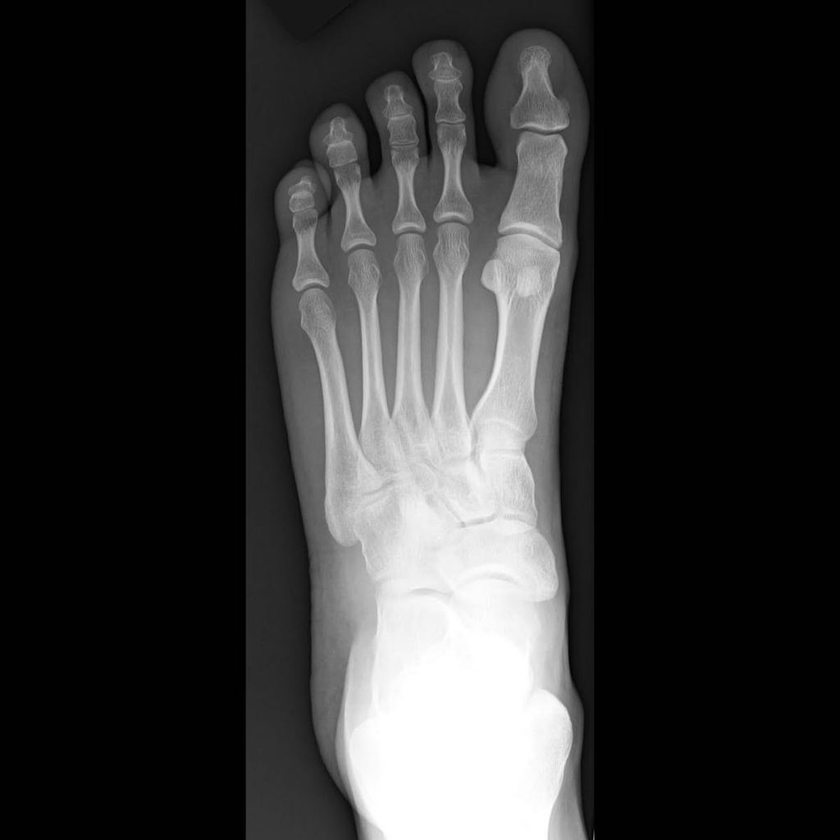
#> input picture images/1024 x 1024 (1).png, 840 x 840 px, shrunk from 1024 x 1024 before the run; its folder holds 4 pictures in this run
$ python contrast_analysis.py   (older library calls are emulated)
#> lines starting #> are read from the running program, lines starting #| are printed output that depends on the picture
import numpy as np
from skimage.feature import graycomatrix, graycoprops
from skimage import io, color

def contrast_analysis(fname):
    # Load the image and convert it to grayscale
#> called with fname = 'images/1024 x 1024 (1).png'
    image = io.imread(fname)
#> image is the input picture: shape (840, 840); min 0, max 255, mean 52.8
    try:
        image_gray = color.rgb2gray(image)
    except:
        image_gray = image
    image_gray_uint = (image_gray * 255).astype(np.uint8)
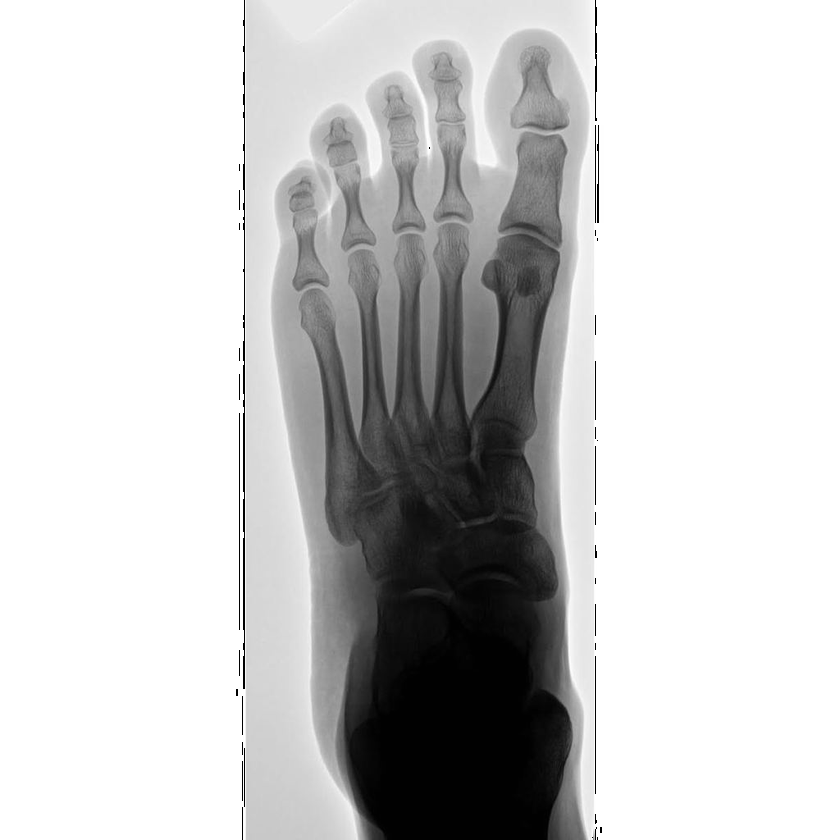
#> image_gray_uint: shape (840, 840); min 0, max 255, mean 202.3

    # Calculate the GLCM matrix with distances of 1 pixel and angles of 0, 45, 90, and 135 degrees
    distances = [1]
    angles = [0, np.pi/4, np.pi/2, 3*np.pi/4]
    glcm = graycomatrix(image_gray_uint, distances=distances, angles=angles, levels=256, symmetric=True, normed=True)

    # Calculate the contrast of the image using the GLCM for each angle
    contrasts = [graycoprops(glcm, 'contrast')[0, 0] for angle in angles]
#> contrasts = [364, 364, 364, 364]

    # Calculate the average contrast from the four angles
    average_contrast = np.mean(contrasts)
#> average_contrast = 364

    return average_contrast/255

if __name__=='__main__':
    import os
    print("ORIGINAL IMAGE CONTRAST: ")
    for i in os.listdir('images'):
        print(i + ': ' + str(contrast_analysis('images/'+i)))
#> pass 2 of the loop `for i in os.listdir('images'):`:
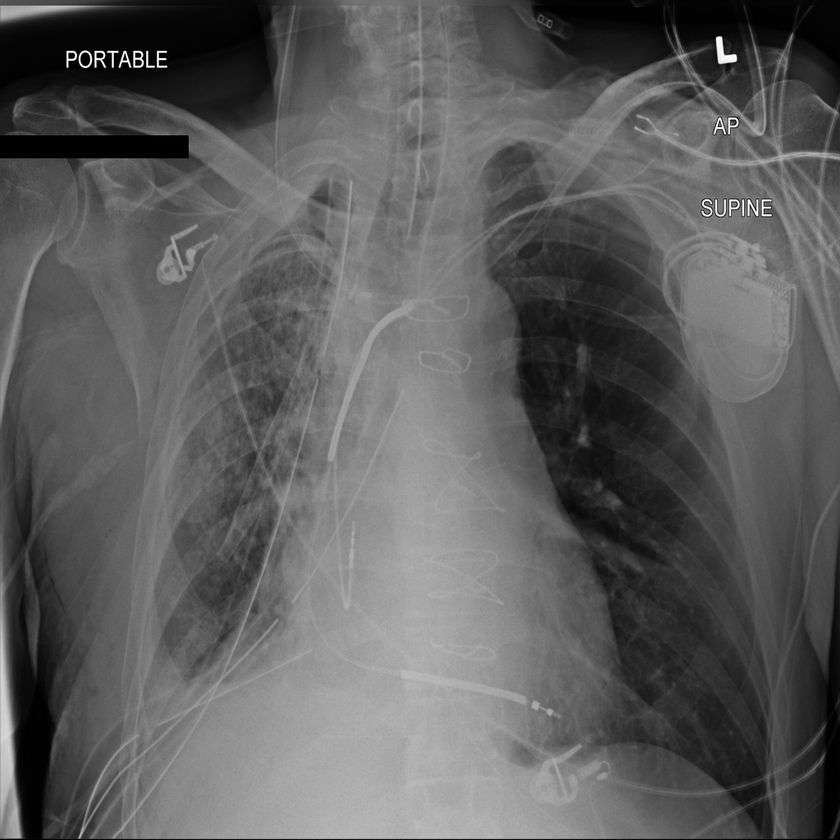
#> input picture images/1024 x 1024 (2).png, 840 x 840 px, shrunk from 1024 x 1024 before the run
#> in contrast_analysis, image is the input picture: shape (840, 840); min 0, max 255, mean 93.6
#> in contrast_analysis (call 2), `image_gray_uint = (image_gray * 255).astype(np.uint8)`:
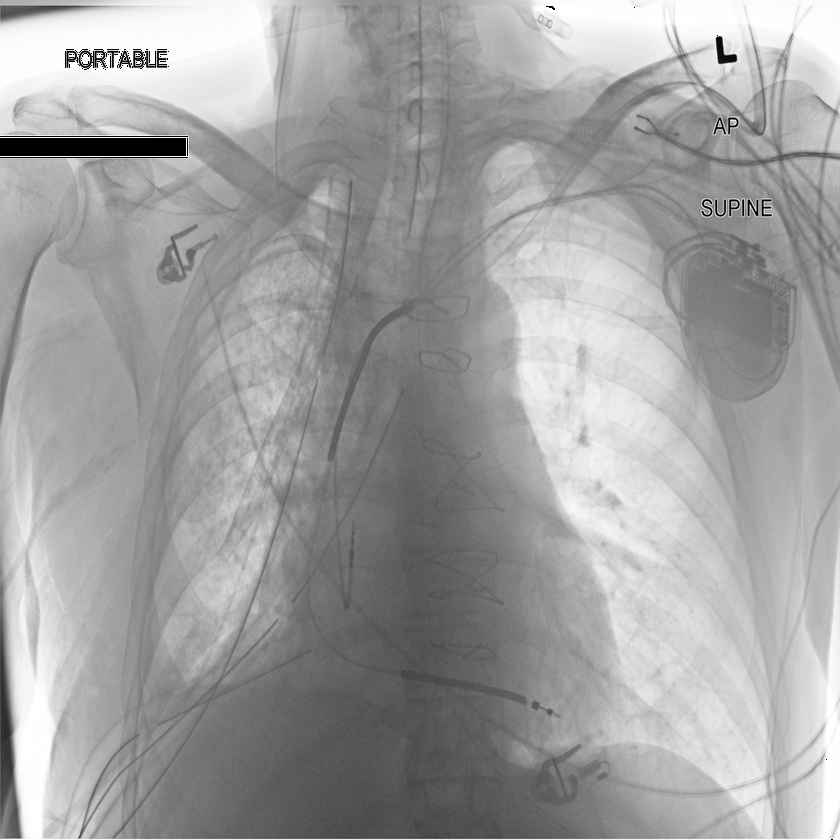
#> image_gray_uint: shape (840, 840); min 0, max 255, mean 160.9
#> contrasts = [87.45, 87.45, 87.45, 87.45]
#> average_contrast = 87.45
#> pass 3 of the loop `for i in os.listdir('images'):`:
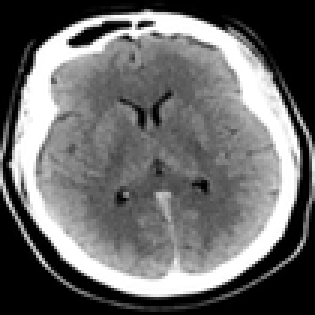
#> input picture images/128 x 128 (1).png, 105 x 105 px, shrunk from 128 x 128 before the run (shown 3 times larger)
#> in contrast_analysis, image is the input picture: shape (105, 105); min 0, max 255, mean 106.6
#> in contrast_analysis (call 3), `image_gray_uint = (image_gray * 255).astype(np.uint8)`:
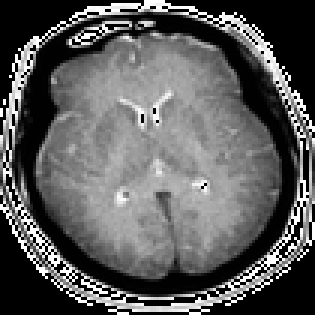
#> image_gray_uint: shape (105, 105) (shown 3 times larger); min 0, max 255, mean 91.6
#> contrasts = [5283.4, 5283.4, 5283.4, 5283.4]
#> average_contrast = 5283.4
#> the loop made 4 passes; the first 3 are shown
    print("\nPWLCM: ")
    for i in os.listdir('images'):
        print(i + ': ' + str(contrast_analysis('encrypted/pwlcm/'+i)))
#> pass 2 of the loop `for i in os.listdir('images'):`:
#> pass 3 of the loop `for i in os.listdir('images'):`:
#> the loop made 4 passes; the first 3 are shown
    print("\nLOGISTIC: ")
    for i in os.listdir('images'):
        print(i + ': ' + str(contrast_analysis('encrypted/logistic/'+i)))
#> pass 2 of the loop `for i in os.listdir('images'):`:
#> pass 3 of the loop `for i in os.listdir('images'):`:
#> the loop made 4 passes; the first 3 are shown
    print("\n2DLSCM: ")
    for i in os.listdir('images'):
        print(i + ': ' + str(contrast_analysis('encrypted/2dlscm/'+i)))
#> pass 2 of the loop `for i in os.listdir('images'):`:
#> pass 3 of the loop `for i in os.listdir('images'):`:
#> the loop made 4 passes; the first 3 are shown
    print("\nLSCML: ")
    for i in os.listdir('images'):
        print(i + ': ' + str(contrast_analysis('encrypted/lscml/'+i)))
#> pass 2 of the loop `for i in os.listdir('images'):`:
#> pass 3 of the loop `for i in os.listdir('images'):`:
#> the loop made 4 passes; the first 3 are shown
